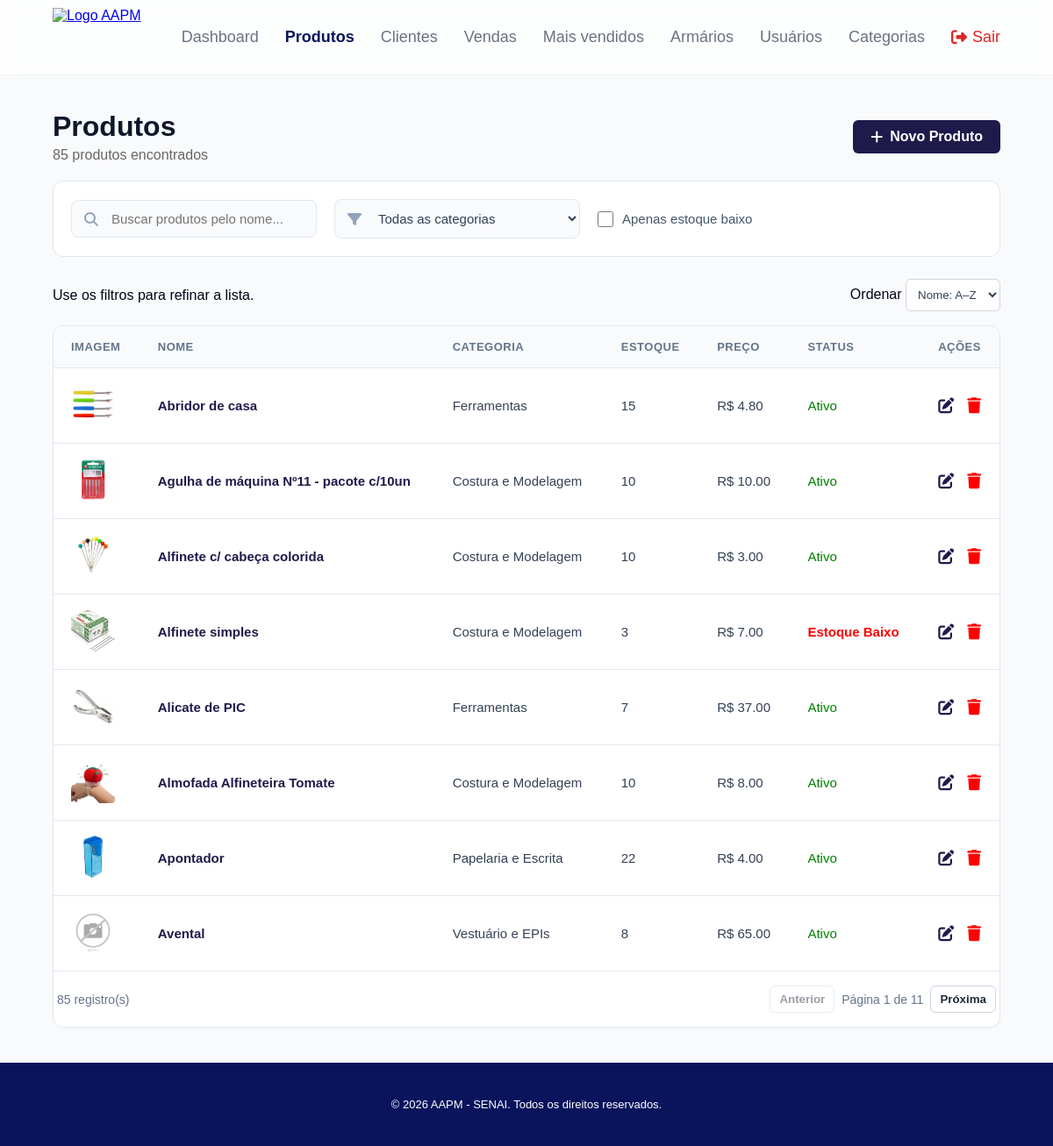
/produtos/ (signed in), run on the app's committed database.
### app/models/produtos.py (models this page shows, shortened)
class Produto(Base):
    __tablename__ = "produtos"
    id = Column(Integer, primary_key=True, index=True)
    nome = Column(String(200), unique=True, index=True)
    preco = Column(Float)
    estoque_atual = Column(Integer, nullable=False, default=0)
    possui_variacoes_tamanho = Column(Boolean, nullable=False, default=False, server_default="false")
    ativo = Column(Boolean, default=True)
    imagem_path = Column(String(255), nullable=True)
    categoria_id = Column(Integer, ForeignKey("categorias.id", ondelete="SET NULL"), nullable=True)
    categoria = relationship("Categoria", back_populates="produtos")
    estoques_tamanho = relationship(
        "EstoqueTamanho", back_populates="produto", cascade="all, delete-orphan"
    )

### app/models/categoria.py (models this page shows)
class Categoria(Base):
    __tablename__ = "categorias"
    id = Column(Integer, primary_key=True, index=True)
    nome = Column(String(100), unique=True, index=True, nullable=False)
    ativo = Column(Boolean, default=True)
    descricao = Column(String(255), nullable=True)
    produtos = relationship("Produto", back_populates="categoria", lazy="select")

### app/controllers/produto_controller.py (the view)
@router.get("/")
def listar_produtos(
    request: Request,
    busca: str = "",
    categoria_id: int = 0,
    pagina: int = 1,
    por_pagina: int = 10,
    db: Session = Depends(get_db),
    usuario = Depends(get_usuario_logado)
):
    query = db.query(Produto).filter(Produto.ativo == True)
    if busca:
        query = query.filter(Produto.nome.ilike(f"%{busca}%"))
    if categoria_id:
        query = query.filter(Produto.categoria_id == categoria_id)
    total_produtos = query.count()
    produtos = query.order_by(Produto.nome).all()
    categorias  = db.query(Categoria).filter(Categoria.ativo == True).all()
    return templates.TemplateResponse(
        request,
        "produtos/index.html",
        {
            "request":      request,
            "usuario":      usuario,
            "produtos":     produtos,
            "categorias":   categorias,
            "busca":        busca,
            "categoria_id": categoria_id,
            "total_produtos": total_produtos
        }
    )

### app/templates/produtos/index.html (shortened to what this page needs)
<!DOCTYPE html>
<html lang="pt-br">
<head>
    <link class="cdn" rel="stylesheet" href="/static/css/produtos.css">
    <link rel="stylesheet" href="/static/css/listagem.css">
    <link rel="stylesheet" href="/static/css/confirmacao.css">
    <link class="cdn" rel="stylesheet" href="https://cdnjs.cloudflare.com/ajax/libs/font-awesome/6.5.2/css/all.min.css">
</head>
<body>
    {% include "partials/navbar.html" %}
    <div class="produtos-container-main">
        <div class="header-produtos"
            style="display: flex; justify-content: space-between; align-items: center; width: 100%; margin-bottom: 20px;">
            <div>
                <h1 style="margin: 0; padding: 0;">Produtos</h1>
                <p id="contador-produtos" style="margin: 5px 0 0 0; color: #666;">{{ produtos|length }} produtos
                    encontrados</p>
            </div>
            {% if usuario and (usuario.is_admin or usuario.role == "admin") %}
            <a href="/produtos/novo" class="btn-novo-produto"
                style="padding: 10px 20px; background-color: #1e1b4b; color: white; border: none; border-radius: 6px; cursor: pointer; font-weight: bold; display: inline-flex; align-items: center; gap: 8px; transition: background 0.2s; text-decoration: none;">
                <i class="fa-solid fa-plus"></i> Novo Produto
            </a>
            {% endif %}
        </div>
        <form method="GET" action="/produtos/" class="filtros-container" id="form-filtros">
            <div class="busca-wrapper">
                <input type="text" id="input-busca" placeholder="Buscar produtos pelo nome...">
            </div>
            <div class="select-wrapper">
                <select id="select-categoria">
                    <option value="">Todas as categorias</option>
                </select>
            </div>
            <label class="checkbox-wrapper">
                <input type="checkbox" id="check-estoque-baixo">
                <span>Apenas estoque baixo</span>
            </label>
        </form>
        <div class="listagem-acoes"><span>Use os filtros para refinar a lista.</span><label>Ordenar <select id="ordem-produtos" class="listagem-ordem"><option value="asc">Nome: A–Z</option><option value="desc">Nome: Z–A</option></select></label></div>
        <div class="tabela-container">
            <table class="tabela-produtos" data-listagem data-busca="#input-busca" data-ordem="#ordem-produtos" data-ordem-coluna="1" data-por-pagina="8">
                <thead>
                    <tr>
                        <th>IMAGEM</th>
                        <th>NOME</th>
                        <th>CATEGORIA</th>
                        <th>ESTOQUE</th>
                        <th>PREÇO</th>
                        <th>STATUS</th>
                        <th style="text-align: center;">AÇÕES</th>
                    </tr>
                </thead>
                <tbody id="corpo-tabela">
                    {% for produto in produtos %}
                    <tr>
                        <td>
                            <img src="{{ produto.imagem_url }}" alt="{{ produto.nome }}" class="produto-thumb"
                                loading="lazy" style="width: 50px; height: 50px; object-fit: cover; border-radius: 4px;"
                                onerror="this.onerror=null; this.src='/static/img/produto_padrao.png';">
                        </td>
                        <td>
                            <a href="/produtos/{{ produto.id }}"
                                style="color: #1e1b4b; text-decoration: none; font-weight: bold;">
                                {{ produto.nome }}
                            </a>
                        </td>
                        <td>{{ produto.categoria.nome if produto.categoria else 'Sem categoria' }}</td>
                        <td>{{ produto.estoque_atual }}</td>
                        <td>R$ {{ "%.2f"|format(produto.preco) }}</td>
                        <td>
                            {% if produto.estoque_atual <= 5 %} <span style="color: red; font-weight: bold;">Estoque
                                Baixo</span>
                                {% else %}
                                <span style="color: green;">Ativo</span>
                                {% endif %}
                        </td>
                        <td style="text-align: center;">
                            <div style="display: inline-flex; align-items: center; justify-content: center; gap: 15px;">
                                {% if usuario and (usuario.is_admin or usuario.role == "admin") %}
                                <a href="/produtos/{{ produto.id }}/editar"
                                    style="color: #1e1b4b; text-decoration: none; font-size: 18px; display: inline-flex; align-items: center;">
                                    <i class="fa-solid fa-pen-to-square" title="Editar Produto"></i>
                                </a>
                                <form action="/produtos/{{ produto.id }}/desativar" method="POST"
                                    data-confirmacao data-titulo="Desativar produto?"
                                    data-mensagem="{{ produto.nome }} deixará de aparecer nas vendas e na lista de produtos ativos."
                                    data-confirmar="Desativar produto"
                                    style="margin: 0; padding: 0; display: inline-flex; align-items: center;">
                                    <button type="submit"
                                        style="background: none; border: none; color: red; cursor: pointer; font-size: 18px; padding: 0; display: inline-flex; align-items: center;">
                                        <i class="fa-solid fa-trash" title="Desativar Produto"></i>
                                    </button>
                                </form>
                                {% else %}
                                <span style="color: #9ca3af; font-size: 0.9em; font-style: italic;">Sem permissão</span>
                                {% endif %}
                            </div>
                        </td>
                    </tr>
                    {% else %}
                    <tr>
                        <td colspan="7" style="text-align: center; color: #666; padding: 20px;">Nenhum produto
                            cadastrado.</td>
                    </tr>
                    {% endfor %}
                </tbody>
            </table>
        </div>
    </div>
    <footer class="main-footer">
        <div class="footer-content" style="text-align:center; padding:20px; color:#ffffff;">
            <p>&copy; 2026 AAPM - SENAI. Todos os direitos reservados.</p>
        </div>
    </footer>
</body>
</html>

### app/static/css/produtos.css (style rules this page uses)
* { margin: 0; padding: 0; box-sizing: border-box; }
body { font-family: Arial, sans-serif; min-height: 100vh; display: flex; flex-direction: column; background-color: #f8fafc; }
.produtos-container-main { flex: 1; padding: 40px 60px; max-width: 1600px; width: 100%; margin: 0 auto; }
.header-produtos h1 { font-size: 32px; color: #0f172a; font-weight: 700; }
.btn-novo-produto { transition: background-color 0.2s, transform 0.1s !important; }
.filtros-container { background: white; padding: 20px; border-radius: 12px; display: flex; align-items: center; gap: 20px; border: 1px solid #e2e8f0; margin-bottom: 25px; flex-wrap: wrap; }
.busca-wrapper, .select-wrapper { position: relative; display: flex; align-items: center; }
.filtros-container input[type="text"], .filtros-container select { padding: 12px 15px 12px 45px; border: 1px solid #e2e8f0; border-radius: 8px; font-size: 15px; color: #334155; width: 280px; outline: none; background-color: #f8fafc; transition: border-color 0.2s, box-shadow 0.2s; }
.checkbox-wrapper { display: flex; align-items: center; gap: 10px; cursor: pointer; font-size: 15px; color: #475569; user-select: none; }
.checkbox-wrapper input { width: 18px; height: 18px; cursor: pointer; }
.tabela-container { background: white; border-radius: 12px; overflow: hidden; border: 1px solid #e2e8f0; box-shadow: 0 1px 3px rgba(0,0,0,0.02); }
.tabela-produtos { width: 100%; border-collapse: collapse; text-align: left; font-size: 15px; }
.tabela-produtos th { background-color: #f8fafc; color: #64748b; font-weight: bold; padding: 16px 20px; font-size: 13px; letter-spacing: 0.5px; border-bottom: 1px solid #e2e8f0; text-transform: uppercase; }
.tabela-produtos td { padding: 16px 20px; border-bottom: 1px solid #e2e8f0; color: #334155; vertical-align: middle; }
.tabela-produtos td a { color: #1e1b4b; text-decoration: none; font-weight: bold; transition: color 0.2s; }
.produto-thumb { width: 50px; height: 50px; object-fit: cover; border-radius: 6px; background-color: #f3f4f6; }
.main-footer { width: 100%; background-color: #1e1b4b; padding: 20px; text-align: center; color: #ffffff; font-size: 13px; margin-top: auto; }

### app/static/css/listagem.css (style rules this page uses)
.listagem-acoes { display:flex;align-items:center;justify-content:space-between;gap:12px;flex-wrap:wrap;margin:0 0 16px }
.listagem-ordem { border:1px solid #d1d5db;border-radius:6px;padding:9px;background:#fff;color:#334155 }

### app/static/css/base.css (style rules this page uses)
* { box-sizing: border-box; }
body { min-height: 100vh; margin: 0; display: flex; flex-direction: column; font-family: Arial, sans-serif; background: #f8fafc; color: #020617; }
.main-footer { margin-top: auto; background: #09145c; color: #fff; text-align: center; padding: 20px; font-size: 13px; }
.main-footer p { margin: 0; }

### data on the page
Produto: imagem_url (picture), nome "Abridor de casa", categoria "Ferramentas", estoque_atual "15", preco "4.80", shows "Ativo"
Produto: imagem_url (picture), nome "Agulha de máquina Nº11 - pacote c/10un", categoria "Costura e Modelagem", estoque_atual "10", preco "10.00", shows "Ativo"
Produto: imagem_url (picture), nome "Alfinete c/ cabeça colorida", categoria "Costura e Modelagem", estoque_atual "10", preco "3.00", shows "Ativo"
Produto: imagem_url (picture), nome "Alfinete simples", categoria "Costura e Modelagem", estoque_atual "3", preco "7.00", shows "Estoque Baixo"
Produto: imagem_url (picture), nome "Alicate de PIC", categoria "Ferramentas", estoque_atual "7", preco "37.00", shows "Ativo"
Produto: imagem_url (picture), nome "Almofada Alfineteira Tomate", categoria "Costura e Modelagem", estoque_atual "10", preco "8.00", shows "Ativo"
Produto: imagem_url (picture), nome "Apontador", categoria "Papelaria e Escrita", estoque_atual "22", preco "4.00", shows "Ativo"
Produto: shows a picture, nome "Avental", categoria "Vestuário e EPIs", estoque_atual "8", preco "65.00", shows "Ativo"

### other printed values
{{ produtos|length }} "85"
